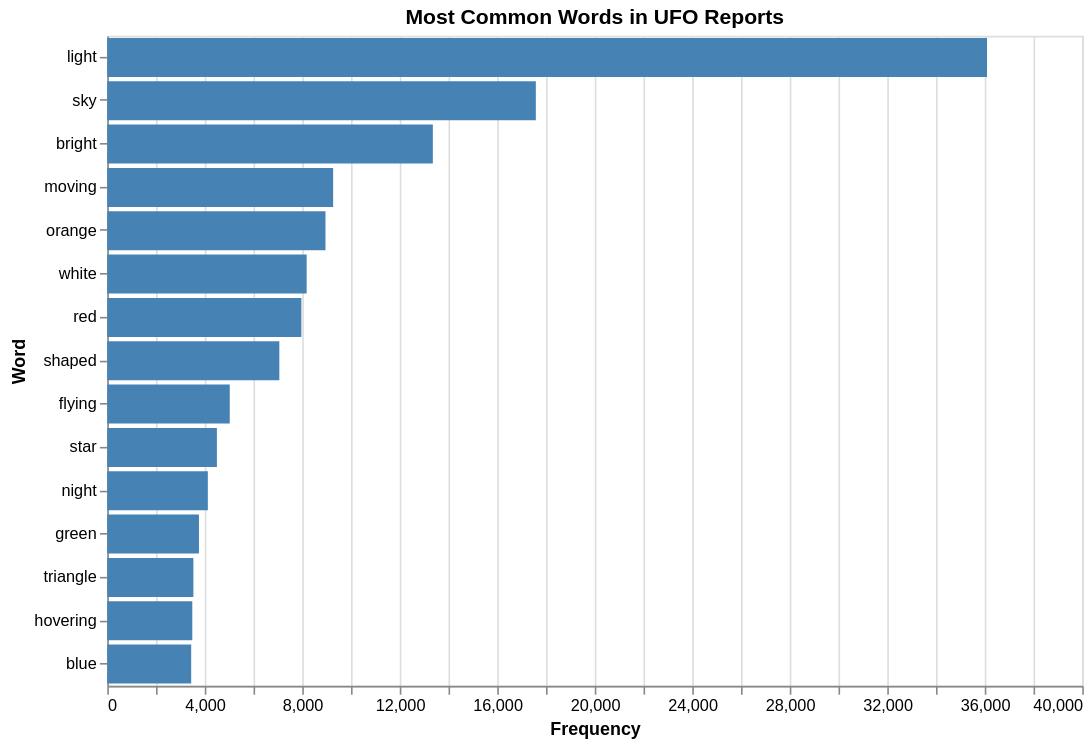

The notebook cell saved with this chart:
### Markdown cell above
##Graphing the word network created.
#we can see that the central words are the most interconnected and appear commonly alongside eachother. We can deduce that many UFO descriptions include seing a moving light through the sky described in different colors with red being the most common color seen.
##This could also be interpreted as people see aircraft with their red lights flying in the sky and mistake them for UFO's

### Code cell
import altair as alt

top15 = pd.DataFrame(word_freq.most_common(15), columns=['word', 'count'])

chart = alt.Chart(top15).mark_bar(color='steelblue').encode(
    x=alt.X('count:Q', title='Frequency'),
    y=alt.Y('word:N', sort='-x', title='Word')
).properties(
    title='Most Common Words in UFO Reports',
    width=600,
    height=400
)

chart.display()

### Figure 1 — Vega-Lite specification as saved in the notebook (floating-point values rounded to 4 significant figures)
{"config": {"view": {"continuousWidth": 300, "continuousHeight": 300}}, "data": {"name": "data-b1df09355a07ae0c59e6c661726af340"}, "mark": {"type": "bar", "color": "steelblue"}, "encoding": {"x": {"field": "count", "title": "Frequency", "type": "quantitative"}, "y": {"field": "word", "sort": "-x", "title": "Word", "type": "nominal"}}, "height": 400, "title": "Most Common Words in UFO Reports", "width": 600, "$schema": "https://vega.github.io/schema/vega-lite/v5.20.1.json", "datasets": {"data-b1df09355a07ae0c59e6c661726af340": [{"word": "light", "count": 36093}, {"word": "sky", "count": 17583}, {"word": "bright", "count": 13358}, {"word": "moving", "count": 9267}, {"word": "orange", "count": 8953}, {"word": "white", "count": 8181}, {"word": "red", "count": 7964}, {"word": "shaped", "count": 7060}, {"word": "flying", "count": 5026}, {"word": "star", "count": 4498}, {"word": "night", "count": 4127}, {"word": "green", "count": 3762}, {"word": "triangle", "count": 3534}, {"word": "hovering", "count": 3489}, {"word": "blue", "count": 3443}]}}
